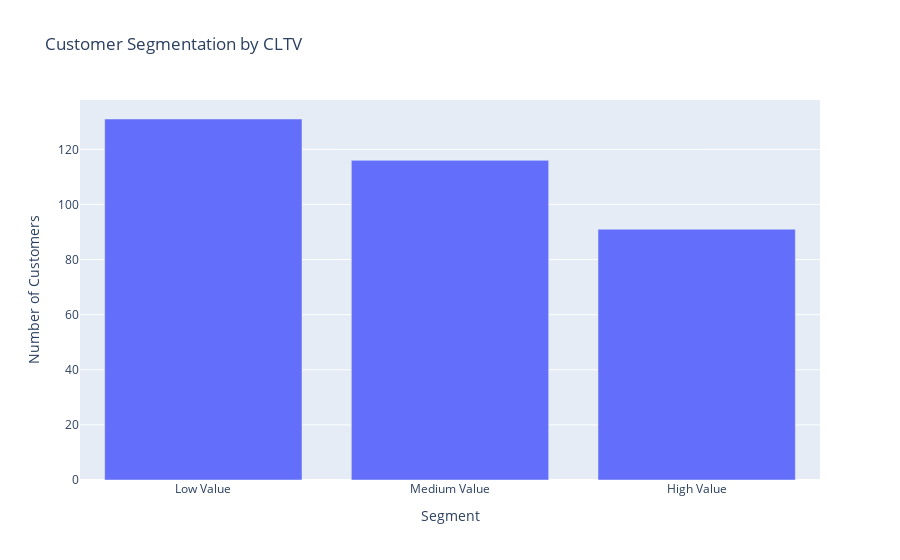

Notebook code cell kept with this figure:
### Markdown cell above
# Visualization of the customer segments

### Code cell
fig = px.bar(segment_count, x='Segment', y='Count', 
             title='Customer Segmentation by CLTV')

fig.update_xaxes(title='Segment')
fig.update_yaxes(title='Number of Customers')
fig.show()

### Figure 1 — Plotly figure (JSON) as saved in the notebook; plotly's stock layout.template omitted (floating-point values rounded to 4 significant figures)
{"data": [{"alignmentgroup": "True", "hovertemplate": "Segment=%{x}<br>Count=%{y}<extra></extra>", "legendgroup": "", "marker": {"color": "#636efa", "pattern": {"shape": ""}}, "name": "", "offsetgroup": "", "orientation": "v", "showlegend": false, "textposition": "auto", "type": "bar", "x": ["Low Value", "Medium Value", "High Value"], "xaxis": "x", "y": [131, 116, 91], "yaxis": "y"}], "layout": {"barmode": "relative", "legend": {"tracegroupgap": 0}, "title": {"text": "Customer Segmentation by CLTV"}, "xaxis": {"anchor": "y", "domain": [0, 1], "title": {"text": "Segment"}}, "yaxis": {"anchor": "x", "domain": [0, 1], "title": {"text": "Number of Customers"}}}}
